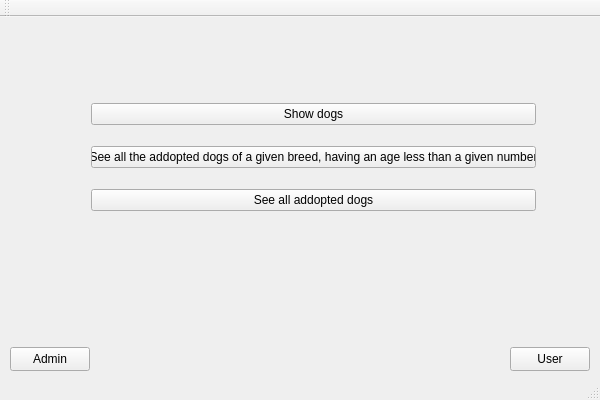
<?xml version="1.0" encoding="UTF-8"?>
<ui version="4.0">
 <class>QtWidgetsApplication1Class</class>
 <widget class="QMainWindow" name="QtWidgetsApplication1Class">
  <property name="geometry">
   <rect>
    <x>0</x>
    <y>0</y>
    <width>600</width>
    <height>400</height>
   </rect>
  </property>
  <property name="windowTitle">
   <string>QtWidgetsApplication1</string>
  </property>
  <widget class="QWidget" name="centralWidget">
   <widget class="QPushButton" name="adminButton">
    <property name="geometry">
     <rect>
      <x>10</x>
      <y>330</y>
      <width>80</width>
      <height>24</height>
     </rect>
    </property>
    <property name="text">
     <string>Admin</string>
    </property>
    <property name="autoDefault">
     <bool>false</bool>
    </property>
   </widget>
   <widget class="QPushButton" name="userButton">
    <property name="geometry">
     <rect>
      <x>510</x>
      <y>330</y>
      <width>80</width>
      <height>24</height>
     </rect>
    </property>
    <property name="text">
     <string>User</string>
    </property>
   </widget>
   <widget class="QWidget" name="verticalLayoutWidget">
    <property name="geometry">
     <rect>
      <x>80</x>
      <y>60</y>
      <width>467</width>
      <height>161</height>
     </rect>
    </property>
    <layout class="QVBoxLayout" name="verticalLayout">
     <item>
      <widget class="QPushButton" name="pushButton">
       <property name="text">
        <string>Show dogs</string>
       </property>
      </widget>
     </item>
     <item>
      <widget class="QPushButton" name="pushButton_5">
       <property name="text">
        <string>See all the addopted dogs of a given breed, having an age less than a given number</string>
       </property>
      </widget>
     </item>
     <item>
      <widget class="QPushButton" name="pushButton_4">
       <property name="text">
        <string>See all addopted dogs</string>
       </property>
      </widget>
     </item>
    </layout>
   </widget>
   <zorder>userButton</zorder>
   <zorder>adminButton</zorder>
   <zorder>verticalLayoutWidget</zorder>
  </widget>
  <widget class="QToolBar" name="toolBar">
   <property name="windowTitle">
    <string>toolBar</string>
   </property>
   <attribute name="toolBarArea">
    <enum>TopToolBarArea</enum>
   </attribute>
   <attribute name="toolBarBreak">
    <bool>false</bool>
   </attribute>
  </widget>
  <widget class="QStatusBar" name="statusBar"/>
 </widget>
 <layoutdefault spacing="6" margin="11"/>
 <resources>
  <include location="QtWidgetsApplication1.qrc"/>
 </resources>
 <connections/>
</ui>
